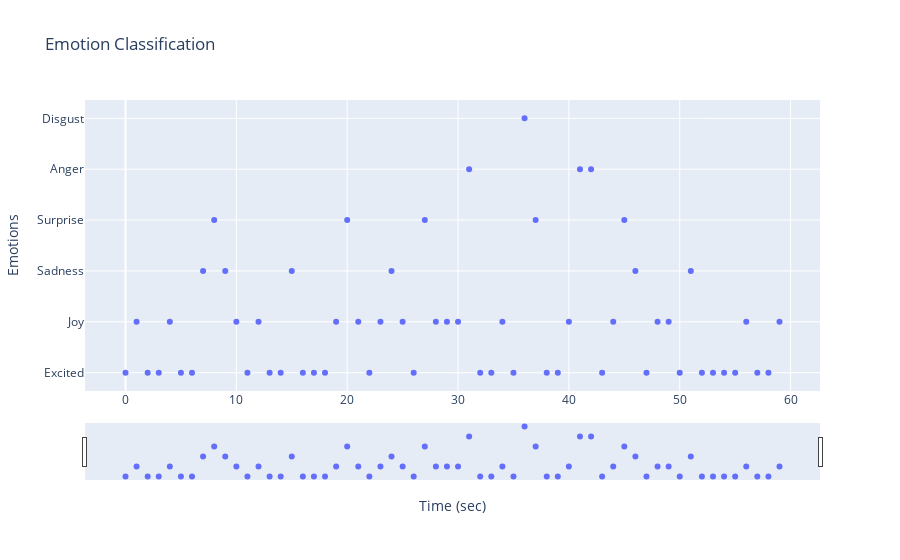

Source (notebook cell):
### Code cell
fig = px.scatter(df, labels={
                     "index": "Time (sec)",
                     "value": "Emotions"
                 }, title="Emotion Classification")
fig.update_xaxes(rangeslider_visible=True)
fig.update_layout(showlegend=False)
fig.show()

### Figure 1 — Plotly figure (JSON) as saved in the notebook; plotly's stock layout.template omitted (floating-point values rounded to 4 significant figures)
{"data": [{"hovertemplate": "variable=Emotions<br>Time (sec)=%{x}<br>Emotions=%{y}<extra></extra>", "legendgroup": "Emotions", "marker": {"color": "#636efa", "symbol": "circle"}, "mode": "markers", "name": "Emotions", "orientation": "v", "showlegend": true, "type": "scatter", "x": [0, 1, 2, 3, 4, 5, 6, 7, 8, 9, 10, 11, 12, 13, 14, 15, 16, 17, 18, 19, 20, 21, 22, 23, 24, 25, 26, 27, 28, 29, 30, 31, 32, 33, 34, 35, 36, 37, 38, 39, 40, 41, 42, 43, 44, 45, 46, 47, 48, 49, 50, 51, 52, 53, 54, 55, 56, 57, 58, 59], "xaxis": "x", "y": ["Excited", "Joy", "Excited", "Excited", "Joy", "Excited", "Excited", "Sadness", "Surprise", "Sadness", "Joy", "Excited", "Joy", "Excited", "Excited", "Sadness", "Excited", "Excited", "Excited", "Joy", "Surprise", "Joy", "Excited", "Joy", "Sadness", "Joy", "Excited", "Surprise", "Joy", "Joy", "Joy", "Anger", "Excited", "Excited", "Joy", "Excited", "Disgust", "Surprise", "Excited", "Excited", "Joy", "Anger", "Anger", "Excited", "Joy", "Surprise", "Sadness", "Excited", "Joy", "Joy", "Excited", "Sadness", "Excited", "Excited", "Excited", "Excited", "Joy", "Excited", "Excited", "Joy"], "yaxis": "y"}], "layout": {"legend": {"title": {"text": "variable"}, "tracegroupgap": 0}, "showlegend": false, "title": {"text": "Emotion Classification"}, "xaxis": {"anchor": "y", "domain": [0, 1], "rangeslider": {"visible": true}, "title": {"text": "Time (sec)"}}, "yaxis": {"anchor": "x", "domain": [0, 1], "title": {"text": "Emotions"}}}}
